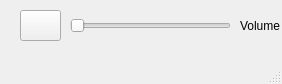
<?xml version="1.0" encoding="UTF-8"?>
<ui version="4.0">
 <class>VolumeControl</class>
 <widget class="QMainWindow" name="VolumeControl">
  <property name="geometry">
   <rect>
    <x>0</x>
    <y>0</y>
    <width>282</width>
    <height>84</height>
   </rect>
  </property>
  <property name="windowTitle">
   <string>Volume Control</string>
  </property>
  <widget class="QWidget" name="centralwidget">
   <widget class="QPushButton" name="mute">
    <property name="geometry">
     <rect>
      <x>20</x>
      <y>10</y>
      <width>41</width>
      <height>31</height>
     </rect>
    </property>
    <property name="text">
     <string/>
    </property>
    <property name="checkable">
     <bool>true</bool>
    </property>
   </widget>
   <widget class="QSlider" name="slider">
    <property name="geometry">
     <rect>
      <x>70</x>
      <y>10</y>
      <width>161</width>
      <height>31</height>
     </rect>
    </property>
    <property name="orientation">
     <enum>Qt::Horizontal</enum>
    </property>
   </widget>
   <widget class="QLabel" name="volume">
    <property name="geometry">
     <rect>
      <x>240</x>
      <y>10</y>
      <width>41</width>
      <height>31</height>
     </rect>
    </property>
    <property name="text">
     <string>Volume</string>
    </property>
   </widget>
  </widget>
  <widget class="QMenuBar" name="menubar">
   <property name="geometry">
    <rect>
     <x>0</x>
     <y>0</y>
     <width>282</width>
     <height>21</height>
    </rect>
   </property>
  </widget>
  <widget class="QStatusBar" name="statusbar"/>
 </widget>
 <resources/>
 <connections/>
</ui>
